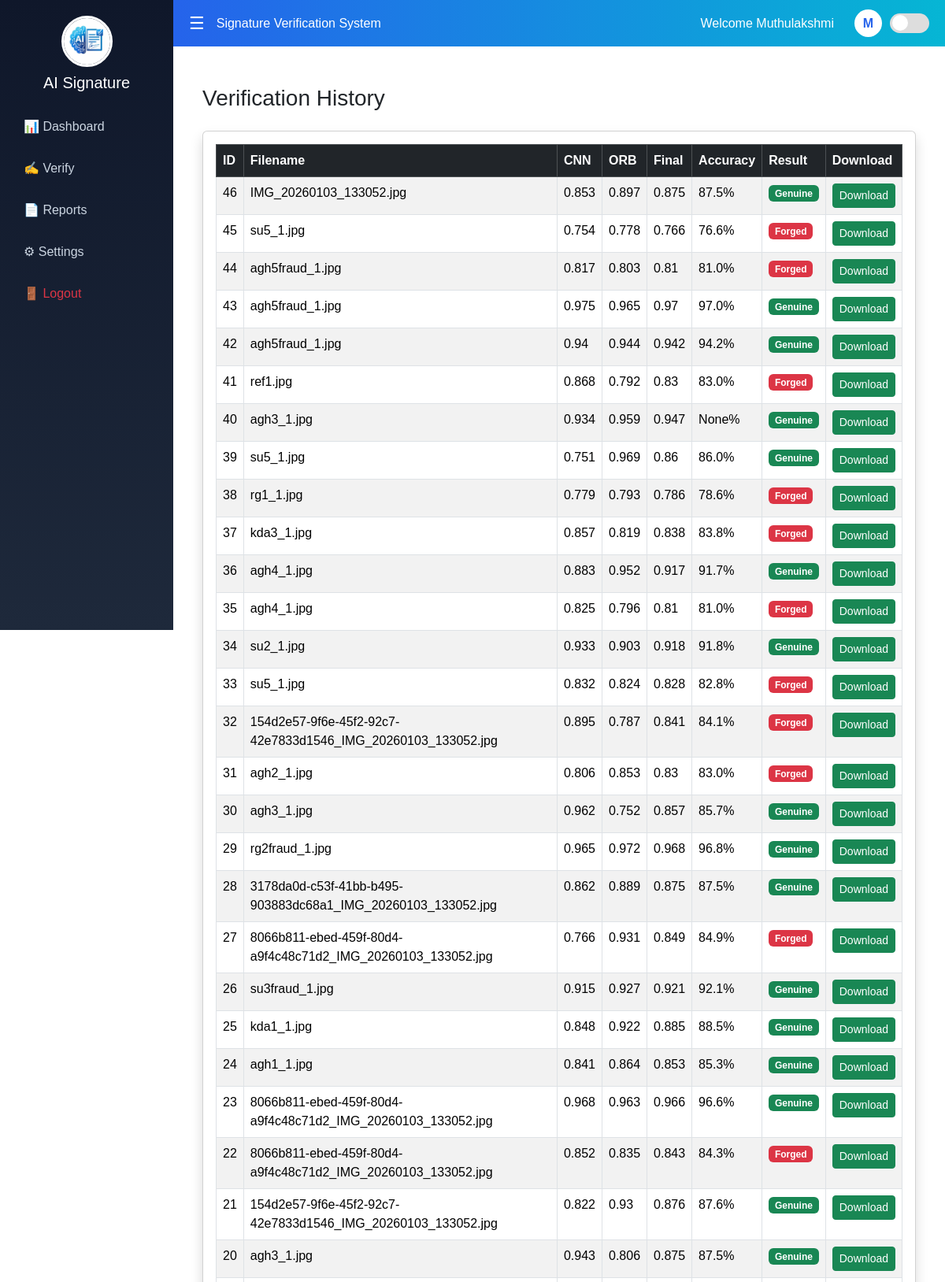
The app's page /reports (signed in, upper part) with its own data.
### tables this page shows
CREATE TABLE history(
        id INTEGER PRIMARY KEY AUTOINCREMENT,
        user TEXT,
        filename TEXT,
        cnn REAL,
        orb REAL,
        final REAL,
        accuracy REAL,
        result TEXT,
        date TEXT
    );

### app.py (the view)
@app.route("/reports")
def reports():
    if "user" not in session:
        return redirect("/")
    conn = sqlite3.connect("database.db")
    c = conn.cursor()
    c.execute("SELECT * FROM history ORDER BY id DESC")
    history = c.fetchall()
    conn.close()
    return render_template("reports.html", history=history)

### templates/reports.html
{% extends "layout.html" %}
{% block content %}
<div class="container-fluid mt-4">
<h3 class="mb-4">Verification History</h3>
<div class="card shadow">
<div class="card-body">
<table class="table table-striped table-bordered">
<thead class="table-dark">
<tr>
<th>ID</th>
<th>Filename</th>
<th>CNN</th>
<th>ORB</th>
<th>Final</th>
<th>Accuracy</th>
<th>Result</th>
<th>Download</th>
</tr>
</thead>
<tbody>
{% for row in history %}
<tr>
<td>{{row[0]}}</td>
<td>{{row[2]}}</td>
<td>{{row[3]}}</td>
<td>{{row[4]}}</td>
<td>{{row[5]}}</td>
<td>{{row[6]}}%</td>
<td>
{% if row[7] == "Genuine" %}
<span class="badge bg-success">
{{row[7]}}
</span>
{% else %}
<span class="badge bg-danger">
{{row[7]}}
</span>
{% endif %}
</td>
<td>
<a href="/download_report/{{row[0]}}"
class="btn btn-success btn-sm">
Download
</a>
</td>
</tr>
{% endfor %}
</tbody>
</table>
</div>
</div>
</div>
{% endblock %}

### templates/layout.html (shortened to what this page needs)
<!DOCTYPE html>
<html>
<head>
<link href="https://cdn.jsdelivr.net/npm/bootstrap@5.3.2/dist/css/bootstrap.min.css" rel="stylesheet">
</head>
<body>
<div id="sidebar" class="sidebar">
<div class="logo" onclick="window.location='/dashboard'">
<img src="{{url_for('static',filename='logo.png')}}">
<h5>AI Signature</h5>
</div>
<a href="/dashboard">📊 Dashboard</a>
<a href="/verify">✍ Verify</a>
<a href="/reports">📄 Reports</a>
<a href="/settings">⚙ Settings</a>
<a href="/logout" class="text-danger">🚪 Logout</a>
</div>
<div id="topbar" class="topbar">
<div class="d-flex align-items-center">
<span class="toggle-btn" onclick="toggleSidebar()">☰</span>
<span>Signature Verification System</span>
</div>
<div class="d-flex align-items-center">
<span class="me-3">Welcome {{session["user"]}}</span>
<div class="profile-circle">
{{session["user"][0]|upper}}
</div>
<div class="toggle" onclick="toggleDark()">
<div class="toggle-circle"></div>
</div>
</div>
</div>
<div id="content" class="content">
{% block content %}
{% endblock %}
</div>
</body>
</html>

### templates/layout.html (style rules this page uses)
body { background:white; font-family:Arial; transition:0.4s; }
.sidebar { height:100vh; background:linear-gradient(180deg,#0f172a,#1e293b); position:fixed; width:220px; padding-top:20px; transition:0.3s; }
.logo { text-align:center; margin-bottom:20px; cursor:pointer; }
.logo img { width:65px; height:65px; border-radius:50%; border:3px solid white; }
.logo h5 { color:white; margin-top:8px; }
.sidebar a { display:block; color:#cbd5e1; padding:12px 20px; text-decoration:none; transition:0.3s; border-radius:5px; margin:5px 10px; }
.topbar { background:linear-gradient(90deg,#2563eb,#06b6d4); color:white; padding:12px 20px; margin-left:220px; display:flex; justify-content:space-between; align-items:center; transition:0.3s; }
.content { margin-left:220px; padding:25px; transition:0.3s; }
.toggle-btn { font-size:22px; cursor:pointer; margin-right:15px; color:white; }
.profile-circle { width:35px; height:35px; border-radius:50%; background:white; color:#2563eb; display:flex; align-items:center; justify-content:center; font-weight:bold; margin-left:10px; }
.toggle { width:50px; height:25px; background:#ddd; border-radius:20px; cursor:pointer; position:relative; margin-left:10px; }
.toggle-circle { width:20px; height:20px; background:white; border-radius:50%; position:absolute; top:2px; left:3px; transition:0.3s; }

### records on screen
history: id "46", filename "IMG_20260103_133052.jpg", cnn "0.853", orb "0.897", final "0.875", accuracy "87.5", result "Genuine"
history: id "45", filename "su5_1.jpg", cnn "0.754", orb "0.778", final "0.766", accuracy "76.6", result "Forged"
history: id "44", filename "agh5fraud_1.jpg", cnn "0.817", orb "0.803", final "0.81", accuracy "81.0", result "Forged"
history: id "43", filename "agh5fraud_1.jpg", cnn "0.975", orb "0.965", final "0.97", accuracy "97.0", result "Genuine"
history: id "42", filename "agh5fraud_1.jpg", cnn "0.94", orb "0.944", final "0.942", accuracy "94.2", result "Genuine"
history: id "41", filename "ref1.jpg", cnn "0.868", orb "0.792", final "0.83", accuracy "83.0", result "Forged"
history: id "40", filename "agh3_1.jpg", cnn "0.934", orb "0.959", final "0.947", row "None", result "Genuine"
history: id "39", filename "su5_1.jpg", cnn "0.751", orb "0.969", final "0.86", accuracy "86.0", result "Genuine"
history: id "38", filename "rg1_1.jpg", cnn "0.779", orb "0.793", final "0.786", accuracy "78.6", result "Forged"
history: id "37", filename "kda3_1.jpg", cnn "0.857", orb "0.819", final "0.838", accuracy "83.8", result "Forged"
history: id "36", filename "agh4_1.jpg", cnn "0.883", orb "0.952", final "0.917", accuracy "91.7", result "Genuine"
history: id "35", filename "agh4_1.jpg", cnn "0.825", orb "0.796", final "0.81", accuracy "81.0", result "Forged"
history: id "34", filename "su2_1.jpg", cnn "0.933", orb "0.903", final "0.918", accuracy "91.8", result "Genuine"
history: id "33", filename "su5_1.jpg", cnn "0.832", orb "0.824", final "0.828", accuracy "82.8", result "Forged"
history: id "32", filename "154d2e57-9f6e-45f2-92c7-42e7833d1546_IMG_20260103_133052.jpg", cnn "0.895", orb "0.787", final "0.841", accuracy "84.1", result "Forged"
history: id "31", filename "agh2_1.jpg", cnn "0.806", orb "0.853", final "0.83", accuracy "83.0", result "Forged"
history: id "30", filename "agh3_1.jpg", cnn "0.962", orb "0.752", final "0.857", accuracy "85.7", result "Genuine"
history: id "29", filename "rg2fraud_1.jpg", cnn "0.965", orb "0.972", final "0.968", accuracy "96.8", result "Genuine"
history: id "28", filename "3178da0d-c53f-41bb-b495-903883dc68a1_IMG_20260103_133052.jpg", cnn "0.862", orb "0.889", final "0.875", accuracy "87.5", result "Genuine"
history: id "27", filename "8066b811-ebed-459f-80d4-a9f4c48c71d2_IMG_20260103_133052.jpg", cnn "0.766", orb "0.931", final "0.849", accuracy "84.9", result "Forged"
history: id "26", filename "su3fraud_1.jpg", cnn "0.915", orb "0.927", final "0.921", accuracy "92.1", result "Genuine"
history: id "25", filename "kda1_1.jpg", cnn "0.848", orb "0.922", final "0.885", accuracy "88.5", result "Genuine"
history: id "24", filename "agh1_1.jpg", cnn "0.841", orb "0.864", final "0.853", accuracy "85.3", result "Genuine"
history: id "23", filename "8066b811-ebed-459f-80d4-a9f4c48c71d2_IMG_20260103_133052.jpg", cnn "0.968", orb "0.963", final "0.966", accuracy "96.6", result "Genuine"
history: id "22", filename "8066b811-ebed-459f-80d4-a9f4c48c71d2_IMG_20260103_133052.jpg", cnn "0.852", orb "0.835", final "0.843", accuracy "84.3", result "Forged"
history: id "21", filename "154d2e57-9f6e-45f2-92c7-42e7833d1546_IMG_20260103_133052.jpg", cnn "0.822", orb "0.93", final "0.876", accuracy "87.6", result "Genuine"
history: id "20", filename "agh3_1.jpg", cnn "0.943", orb "0.806", final "0.875", accuracy "87.5", result "Genuine"

### other values on screen
{{ session["user"] }} "Muthulakshmi"
{{ session["user"][0]|upper }} "M"
